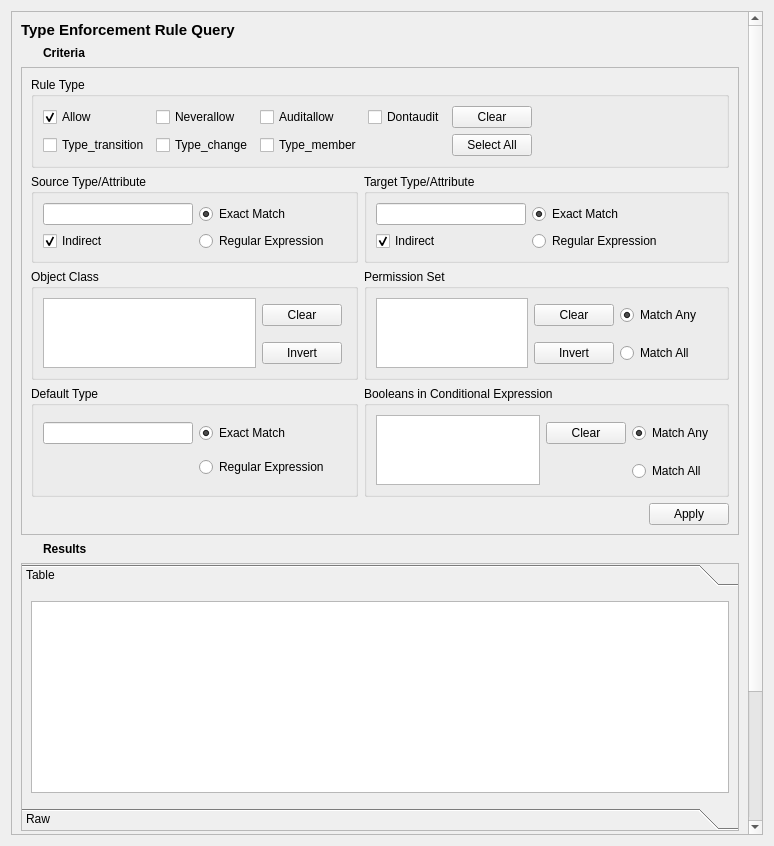
<?xml version="1.0" encoding="UTF-8"?>
<ui version="4.0">
 <class>TeRuleQueryTab</class>
 <widget class="QWidget" name="TeRuleQueryTab">
  <property name="geometry">
   <rect>
    <x>0</x>
    <y>0</y>
    <width>774</width>
    <height>846</height>
   </rect>
  </property>
  <property name="sizePolicy">
   <sizepolicy hsizetype="Preferred" vsizetype="Preferred">
    <horstretch>0</horstretch>
    <verstretch>0</verstretch>
   </sizepolicy>
  </property>
  <property name="windowTitle">
   <string>Form</string>
  </property>
  <layout class="QVBoxLayout" name="verticalLayout">
   <property name="sizeConstraint">
    <enum>QLayout::SetNoConstraint</enum>
   </property>
   <item>
    <widget class="QScrollArea" name="scrollArea">
     <property name="sizeAdjustPolicy">
      <enum>QAbstractScrollArea::AdjustToContents</enum>
     </property>
     <property name="widgetResizable">
      <bool>true</bool>
     </property>
     <widget class="QWidget" name="contents">
      <property name="geometry">
       <rect>
        <x>0</x>
        <y>0</y>
        <width>740</width>
        <height>981</height>
       </rect>
      </property>
      <property name="minimumSize">
       <size>
        <width>0</width>
        <height>0</height>
       </size>
      </property>
      <layout class="QGridLayout" name="gridLayout_9">
       <item row="4" column="0" colspan="2">
        <widget class="QToolBox" name="results_frame">
         <property name="sizePolicy">
          <sizepolicy hsizetype="Preferred" vsizetype="MinimumExpanding">
           <horstretch>0</horstretch>
           <verstretch>0</verstretch>
          </sizepolicy>
         </property>
         <property name="frameShape">
          <enum>QFrame::StyledPanel</enum>
         </property>
         <property name="currentIndex">
          <number>0</number>
         </property>
         <widget class="QWidget" name="page">
          <property name="geometry">
           <rect>
            <x>0</x>
            <y>0</y>
            <width>720</width>
            <height>210</height>
           </rect>
          </property>
          <attribute name="label">
           <string>Table</string>
          </attribute>
          <layout class="QVBoxLayout" name="verticalLayout_3">
           <item>
            <widget class="QTableView" name="table_results">
             <property name="sizeAdjustPolicy">
              <enum>QAbstractScrollArea::AdjustIgnored</enum>
             </property>
             <property name="alternatingRowColors">
              <bool>true</bool>
             </property>
             <property name="sortingEnabled">
              <bool>true</bool>
             </property>
            </widget>
           </item>
          </layout>
         </widget>
         <widget class="QWidget" name="page_2">
          <property name="geometry">
           <rect>
            <x>0</x>
            <y>0</y>
            <width>720</width>
            <height>210</height>
           </rect>
          </property>
          <attribute name="label">
           <string>Raw</string>
          </attribute>
          <layout class="QVBoxLayout" name="verticalLayout_2">
           <item>
            <widget class="QPlainTextEdit" name="raw_results">
             <property name="minimumSize">
              <size>
               <width>0</width>
               <height>0</height>
              </size>
             </property>
             <property name="font">
              <font>
               <family>Monospace</family>
              </font>
             </property>
             <property name="documentTitle">
              <string/>
             </property>
             <property name="lineWrapMode">
              <enum>QPlainTextEdit::NoWrap</enum>
             </property>
             <property name="readOnly">
              <bool>true</bool>
             </property>
            </widget>
           </item>
          </layout>
         </widget>
        </widget>
       </item>
       <item row="5" column="0">
        <widget class="QPushButton" name="notes_expander">
         <property name="sizePolicy">
          <sizepolicy hsizetype="Fixed" vsizetype="Fixed">
           <horstretch>0</horstretch>
           <verstretch>0</verstretch>
          </sizepolicy>
         </property>
         <property name="minimumSize">
          <size>
           <width>16</width>
           <height>16</height>
          </size>
         </property>
         <property name="maximumSize">
          <size>
           <width>16</width>
           <height>16</height>
          </size>
         </property>
         <property name="focusPolicy">
          <enum>Qt::TabFocus</enum>
         </property>
         <property name="styleSheet">
          <string notr="true">QPushButton:flat {   border: none; }</string>
         </property>
         <property name="text">
          <string/>
         </property>
         <property name="icon">
          <iconset>
           <normaloff>icons/expand_inactive.png</normaloff>
           <normalon>icons/expand_active.png</normalon>icons/expand_inactive.png</iconset>
         </property>
         <property name="iconSize">
          <size>
           <width>16</width>
           <height>16</height>
          </size>
         </property>
         <property name="checkable">
          <bool>true</bool>
         </property>
         <property name="checked">
          <bool>false</bool>
         </property>
         <property name="flat">
          <bool>true</bool>
         </property>
        </widget>
       </item>
       <item row="3" column="0">
        <widget class="QPushButton" name="results_expander">
         <property name="sizePolicy">
          <sizepolicy hsizetype="Fixed" vsizetype="Fixed">
           <horstretch>0</horstretch>
           <verstretch>0</verstretch>
          </sizepolicy>
         </property>
         <property name="minimumSize">
          <size>
           <width>16</width>
           <height>16</height>
          </size>
         </property>
         <property name="maximumSize">
          <size>
           <width>16</width>
           <height>16</height>
          </size>
         </property>
         <property name="focusPolicy">
          <enum>Qt::TabFocus</enum>
         </property>
         <property name="styleSheet">
          <string notr="true">QPushButton:flat {   border: none; }</string>
         </property>
         <property name="text">
          <string/>
         </property>
         <property name="icon">
          <iconset>
           <normaloff>icons/expand_inactive.png</normaloff>
           <normalon>icons/expand_active.png</normalon>icons/expand_inactive.png</iconset>
         </property>
         <property name="iconSize">
          <size>
           <width>16</width>
           <height>16</height>
          </size>
         </property>
         <property name="checkable">
          <bool>true</bool>
         </property>
         <property name="checked">
          <bool>true</bool>
         </property>
         <property name="flat">
          <bool>true</bool>
         </property>
        </widget>
       </item>
       <item row="1" column="1">
        <widget class="QLabel" name="label_2">
         <property name="sizePolicy">
          <sizepolicy hsizetype="Preferred" vsizetype="Fixed">
           <horstretch>0</horstretch>
           <verstretch>0</verstretch>
          </sizepolicy>
         </property>
         <property name="font">
          <font>
           <weight>75</weight>
           <bold>true</bold>
          </font>
         </property>
         <property name="text">
          <string>Criteria</string>
         </property>
        </widget>
       </item>
       <item row="3" column="1">
        <widget class="QLabel" name="label_3">
         <property name="sizePolicy">
          <sizepolicy hsizetype="Preferred" vsizetype="Fixed">
           <horstretch>0</horstretch>
           <verstretch>0</verstretch>
          </sizepolicy>
         </property>
         <property name="font">
          <font>
           <weight>75</weight>
           <bold>true</bold>
          </font>
         </property>
         <property name="text">
          <string>Results</string>
         </property>
        </widget>
       </item>
       <item row="1" column="0">
        <widget class="QPushButton" name="criteria_expander">
         <property name="sizePolicy">
          <sizepolicy hsizetype="Fixed" vsizetype="Fixed">
           <horstretch>0</horstretch>
           <verstretch>0</verstretch>
          </sizepolicy>
         </property>
         <property name="minimumSize">
          <size>
           <width>16</width>
           <height>16</height>
          </size>
         </property>
         <property name="maximumSize">
          <size>
           <width>16</width>
           <height>16</height>
          </size>
         </property>
         <property name="focusPolicy">
          <enum>Qt::TabFocus</enum>
         </property>
         <property name="styleSheet">
          <string notr="true">QPushButton:flat {   border: none; }</string>
         </property>
         <property name="text">
          <string/>
         </property>
         <property name="icon">
          <iconset>
           <normaloff>icons/expand_inactive.png</normaloff>
           <normalon>icons/expand_active.png</normalon>icons/expand_inactive.png</iconset>
         </property>
         <property name="iconSize">
          <size>
           <width>16</width>
           <height>16</height>
          </size>
         </property>
         <property name="checkable">
          <bool>true</bool>
         </property>
         <property name="checked">
          <bool>true</bool>
         </property>
         <property name="flat">
          <bool>true</bool>
         </property>
        </widget>
       </item>
       <item row="5" column="1">
        <widget class="QLabel" name="label_4">
         <property name="sizePolicy">
          <sizepolicy hsizetype="Preferred" vsizetype="Fixed">
           <horstretch>0</horstretch>
           <verstretch>0</verstretch>
          </sizepolicy>
         </property>
         <property name="font">
          <font>
           <weight>75</weight>
           <bold>true</bold>
          </font>
         </property>
         <property name="text">
          <string>Notes</string>
         </property>
        </widget>
       </item>
       <item row="6" column="0" colspan="2">
        <widget class="QTextEdit" name="notes">
         <property name="minimumSize">
          <size>
           <width>0</width>
           <height>125</height>
          </size>
         </property>
         <property name="toolTip">
          <string>Optionally enter notes here about the query.</string>
         </property>
        </widget>
       </item>
       <item row="0" column="0" colspan="2">
        <widget class="QLabel" name="label">
         <property name="sizePolicy">
          <sizepolicy hsizetype="Preferred" vsizetype="Fixed">
           <horstretch>0</horstretch>
           <verstretch>0</verstretch>
          </sizepolicy>
         </property>
         <property name="maximumSize">
          <size>
           <width>16777215</width>
           <height>20</height>
          </size>
         </property>
         <property name="font">
          <font>
           <pointsize>11</pointsize>
           <weight>75</weight>
           <bold>true</bold>
          </font>
         </property>
         <property name="text">
          <string>Type Enforcement Rule Query</string>
         </property>
        </widget>
       </item>
       <item row="2" column="0" colspan="2">
        <widget class="QFrame" name="criteria_frame">
         <property name="maximumSize">
          <size>
           <width>16777215</width>
           <height>16777215</height>
          </size>
         </property>
         <property name="frameShape">
          <enum>QFrame::StyledPanel</enum>
         </property>
         <property name="frameShadow">
          <enum>QFrame::Raised</enum>
         </property>
         <layout class="QGridLayout" name="gridLayout_3">
          <item row="1" column="1">
           <widget class="QGroupBox" name="target_criteria">
            <property name="maximumSize">
             <size>
              <width>16777215</width>
              <height>100</height>
             </size>
            </property>
            <property name="title">
             <string>Target Type/Attribute</string>
            </property>
            <layout class="QGridLayout" name="gridLayout_5">
             <item row="1" column="2">
              <widget class="QRadioButton" name="target_regex">
               <property name="text">
                <string>Regular Expression</string>
               </property>
              </widget>
             </item>
             <item row="0" column="2">
              <widget class="QRadioButton" name="target_exact">
               <property name="text">
                <string>Exact Match</string>
               </property>
               <property name="checked">
                <bool>true</bool>
               </property>
              </widget>
             </item>
             <item row="0" column="1">
              <widget class="QLineEdit" name="target">
               <property name="sizePolicy">
                <sizepolicy hsizetype="Expanding" vsizetype="Fixed">
                 <horstretch>0</horstretch>
                 <verstretch>0</verstretch>
                </sizepolicy>
               </property>
               <property name="minimumSize">
                <size>
                 <width>150</width>
                 <height>0</height>
                </size>
               </property>
               <property name="maximumSize">
                <size>
                 <width>200</width>
                 <height>16777215</height>
                </size>
               </property>
              </widget>
             </item>
             <item row="1" column="1">
              <widget class="QCheckBox" name="target_indirect">
               <property name="toolTip">
                <string>If the rule target is an attribute, indirect will match the criteria against the contents of the attribute, rather than the attribute itself.</string>
               </property>
               <property name="text">
                <string>Indirect</string>
               </property>
               <property name="checked">
                <bool>true</bool>
               </property>
              </widget>
             </item>
             <item row="0" column="3">
              <spacer name="horizontalSpacer_3">
               <property name="orientation">
                <enum>Qt::Horizontal</enum>
               </property>
               <property name="sizeHint" stdset="0">
                <size>
                 <width>113</width>
                 <height>20</height>
                </size>
               </property>
              </spacer>
             </item>
            </layout>
           </widget>
          </item>
          <item row="0" column="0" colspan="2">
           <widget class="QGroupBox" name="ruletype_criteria">
            <property name="sizePolicy">
             <sizepolicy hsizetype="Preferred" vsizetype="Preferred">
              <horstretch>0</horstretch>
              <verstretch>0</verstretch>
             </sizepolicy>
            </property>
            <property name="maximumSize">
             <size>
              <width>16777215</width>
              <height>150</height>
             </size>
            </property>
            <property name="title">
             <string>Rule Type</string>
            </property>
            <layout class="QGridLayout" name="gridLayout">
             <item row="1" column="6">
              <widget class="QPushButton" name="all_ruletypes">
               <property name="text">
                <string>Select All</string>
               </property>
              </widget>
             </item>
             <item row="0" column="2">
              <widget class="QCheckBox" name="auditallow">
               <property name="text">
                <string>Auditallow</string>
               </property>
              </widget>
             </item>
             <item row="0" column="3">
              <widget class="QCheckBox" name="dontaudit">
               <property name="text">
                <string>Dontaudit</string>
               </property>
              </widget>
             </item>
             <item row="1" column="0">
              <widget class="QCheckBox" name="type_transition">
               <property name="text">
                <string>Type_transition</string>
               </property>
              </widget>
             </item>
             <item row="1" column="1">
              <widget class="QCheckBox" name="type_change">
               <property name="text">
                <string>Type_change</string>
               </property>
              </widget>
             </item>
             <item row="0" column="7">
              <spacer name="horizontalSpacer">
               <property name="orientation">
                <enum>Qt::Horizontal</enum>
               </property>
               <property name="sizeHint" stdset="0">
                <size>
                 <width>40</width>
                 <height>20</height>
                </size>
               </property>
              </spacer>
             </item>
             <item row="0" column="0">
              <widget class="QCheckBox" name="allow">
               <property name="text">
                <string>Allow</string>
               </property>
               <property name="checked">
                <bool>true</bool>
               </property>
              </widget>
             </item>
             <item row="1" column="2">
              <widget class="QCheckBox" name="type_member">
               <property name="text">
                <string>Type_member</string>
               </property>
              </widget>
             </item>
             <item row="0" column="1">
              <widget class="QCheckBox" name="neverallow">
               <property name="text">
                <string>Neverallow</string>
               </property>
              </widget>
             </item>
             <item row="0" column="6">
              <widget class="QPushButton" name="clear_ruletypes">
               <property name="text">
                <string>Clear</string>
               </property>
               <property name="checkable">
                <bool>false</bool>
               </property>
              </widget>
             </item>
            </layout>
           </widget>
          </item>
          <item row="4" column="0">
           <widget class="QGroupBox" name="default_criteria">
            <property name="title">
             <string>Default Type</string>
            </property>
            <layout class="QGridLayout" name="gridLayout_4">
             <item row="1" column="1">
              <widget class="QRadioButton" name="default_regex">
               <property name="text">
                <string>Regular Expression</string>
               </property>
              </widget>
             </item>
             <item row="0" column="1">
              <widget class="QRadioButton" name="default_exact">
               <property name="text">
                <string>Exact Match</string>
               </property>
               <property name="checked">
                <bool>true</bool>
               </property>
              </widget>
             </item>
             <item row="0" column="0">
              <widget class="QLineEdit" name="default_type">
               <property name="sizePolicy">
                <sizepolicy hsizetype="Expanding" vsizetype="Fixed">
                 <horstretch>0</horstretch>
                 <verstretch>0</verstretch>
                </sizepolicy>
               </property>
               <property name="minimumSize">
                <size>
                 <width>150</width>
                 <height>0</height>
                </size>
               </property>
               <property name="maximumSize">
                <size>
                 <width>200</width>
                 <height>16777215</height>
                </size>
               </property>
              </widget>
             </item>
             <item row="0" column="2">
              <spacer name="horizontalSpacer_6">
               <property name="orientation">
                <enum>Qt::Horizontal</enum>
               </property>
               <property name="sizeHint" stdset="0">
                <size>
                 <width>40</width>
                 <height>20</height>
                </size>
               </property>
              </spacer>
             </item>
            </layout>
           </widget>
          </item>
          <item row="2" column="1">
           <widget class="QGroupBox" name="perms_criteria">
            <property name="title">
             <string>Permission Set</string>
            </property>
            <layout class="QGridLayout" name="gridLayout_6">
             <item row="1" column="3">
              <widget class="QRadioButton" name="perms_equal">
               <property name="toolTip">
                <string>A matching rule will have all of the selected permissions.</string>
               </property>
               <property name="text">
                <string>Match All</string>
               </property>
              </widget>
             </item>
             <item row="1" column="2">
              <widget class="QPushButton" name="invert_perms">
               <property name="text">
                <string>Invert</string>
               </property>
              </widget>
             </item>
             <item row="0" column="0" rowspan="2" colspan="2">
              <widget class="QListView" name="perms">
               <property name="sizePolicy">
                <sizepolicy hsizetype="Expanding" vsizetype="Expanding">
                 <horstretch>0</horstretch>
                 <verstretch>0</verstretch>
                </sizepolicy>
               </property>
               <property name="maximumSize">
                <size>
                 <width>200</width>
                 <height>16777215</height>
                </size>
               </property>
               <property name="toolTip">
                <string>The list of permissions common to selected object classes.</string>
               </property>
               <property name="selectionMode">
                <enum>QAbstractItemView::MultiSelection</enum>
               </property>
              </widget>
             </item>
             <item row="0" column="2">
              <widget class="QPushButton" name="clear_perms">
               <property name="text">
                <string>Clear</string>
               </property>
              </widget>
             </item>
             <item row="0" column="4">
              <spacer name="horizontalSpacer_5">
               <property name="orientation">
                <enum>Qt::Horizontal</enum>
               </property>
               <property name="sizeHint" stdset="0">
                <size>
                 <width>40</width>
                 <height>20</height>
                </size>
               </property>
              </spacer>
             </item>
             <item row="0" column="3">
              <widget class="QRadioButton" name="perms_any">
               <property name="toolTip">
                <string>A matching rule will have at least one of the selected permissions.</string>
               </property>
               <property name="text">
                <string>Match Any</string>
               </property>
               <property name="checked">
                <bool>true</bool>
               </property>
              </widget>
             </item>
            </layout>
           </widget>
          </item>
          <item row="1" column="0">
           <widget class="QGroupBox" name="source_criteria">
            <property name="maximumSize">
             <size>
              <width>16777215</width>
              <height>100</height>
             </size>
            </property>
            <property name="title">
             <string>Source Type/Attribute</string>
            </property>
            <layout class="QGridLayout" name="gridLayout_2">
             <item row="1" column="0">
              <widget class="QCheckBox" name="source_indirect">
               <property name="toolTip">
                <string>If the rule source is an attribute, indirect will match the criteria against the contents of the attribute, rather than the attribute itself.</string>
               </property>
               <property name="text">
                <string>Indirect</string>
               </property>
               <property name="checked">
                <bool>true</bool>
               </property>
              </widget>
             </item>
             <item row="0" column="3">
              <spacer name="horizontalSpacer_2">
               <property name="orientation">
                <enum>Qt::Horizontal</enum>
               </property>
               <property name="sizeHint" stdset="0">
                <size>
                 <width>40</width>
                 <height>20</height>
                </size>
               </property>
              </spacer>
             </item>
             <item row="0" column="0">
              <widget class="QLineEdit" name="source">
               <property name="sizePolicy">
                <sizepolicy hsizetype="Expanding" vsizetype="Fixed">
                 <horstretch>0</horstretch>
                 <verstretch>0</verstretch>
                </sizepolicy>
               </property>
               <property name="minimumSize">
                <size>
                 <width>150</width>
                 <height>0</height>
                </size>
               </property>
               <property name="maximumSize">
                <size>
                 <width>200</width>
                 <height>16777215</height>
                </size>
               </property>
              </widget>
             </item>
             <item row="1" column="1">
              <widget class="QRadioButton" name="source_regex">
               <property name="text">
                <string>Regular Expression</string>
               </property>
              </widget>
             </item>
             <item row="0" column="1">
              <widget class="QRadioButton" name="source_exact">
               <property name="text">
                <string>Exact Match</string>
               </property>
               <property name="checked">
                <bool>true</bool>
               </property>
              </widget>
             </item>
            </layout>
           </widget>
          </item>
          <item row="2" column="0">
           <widget class="QGroupBox" name="class_criteria">
            <property name="title">
             <string>Object Class</string>
            </property>
            <layout class="QGridLayout" name="gridLayout_7">
             <item row="0" column="2">
              <spacer name="horizontalSpacer_4">
               <property name="orientation">
                <enum>Qt::Horizontal</enum>
               </property>
               <property name="sizeHint" stdset="0">
                <size>
                 <width>40</width>
                 <height>20</height>
                </size>
               </property>
              </spacer>
             </item>
             <item row="0" column="0" rowspan="2">
              <widget class="QListView" name="tclass">
               <property name="sizePolicy">
                <sizepolicy hsizetype="Expanding" vsizetype="Expanding">
                 <horstretch>0</horstretch>
                 <verstretch>0</verstretch>
                </sizepolicy>
               </property>
               <property name="minimumSize">
                <size>
                 <width>213</width>
                 <height>0</height>
                </size>
               </property>
               <property name="maximumSize">
                <size>
                 <width>250</width>
                 <height>16777215</height>
                </size>
               </property>
               <property name="selectionMode">
                <enum>QAbstractItemView::MultiSelection</enum>
               </property>
              </widget>
             </item>
             <item row="0" column="1">
              <widget class="QPushButton" name="clear_class">
               <property name="text">
                <string>Clear</string>
               </property>
              </widget>
             </item>
             <item row="1" column="1">
              <widget class="QPushButton" name="invert_class">
               <property name="text">
                <string>Invert</string>
               </property>
              </widget>
             </item>
            </layout>
           </widget>
          </item>
          <item row="4" column="1">
           <widget class="QGroupBox" name="booleans_criteria">
            <property name="title">
             <string>Booleans in Conditional Expression</string>
            </property>
            <layout class="QGridLayout" name="gridLayout_8">
             <item row="0" column="0" rowspan="2">
              <widget class="QListView" name="bool_criteria">
               <property name="sizePolicy">
                <sizepolicy hsizetype="Expanding" vsizetype="Expanding">
                 <horstretch>0</horstretch>
                 <verstretch>0</verstretch>
                </sizepolicy>
               </property>
               <property name="maximumSize">
                <size>
                 <width>200</width>
                 <height>16777215</height>
                </size>
               </property>
               <property name="toolTip">
                <string>Booleans used in the rule's conditional expression.</string>
               </property>
               <property name="selectionMode">
                <enum>QAbstractItemView::MultiSelection</enum>
               </property>
              </widget>
             </item>
             <item row="0" column="3">
              <widget class="QRadioButton" name="bools_any">
               <property name="toolTip">
                <string>A matching rule will have at least one of the selected Booleans in its conditional expression..</string>
               </property>
               <property name="text">
                <string>Match Any</string>
               </property>
               <property name="checked">
                <bool>true</bool>
               </property>
              </widget>
             </item>
             <item row="1" column="3">
              <widget class="QRadioButton" name="bools_equal">
               <property name="toolTip">
                <string>A matching rule will have all of the selected Booleans in its conditional expression..</string>
               </property>
               <property name="text">
                <string>Match All</string>
               </property>
              </widget>
             </item>
             <item row="0" column="2">
              <widget class="QPushButton" name="clear_bools">
               <property name="text">
                <string>Clear</string>
               </property>
              </widget>
             </item>
             <item row="0" column="4">
              <spacer name="horizontalSpacer_7">
               <property name="orientation">
                <enum>Qt::Horizontal</enum>
               </property>
               <property name="sizeHint" stdset="0">
                <size>
                 <width>40</width>
                 <height>20</height>
                </size>
               </property>
              </spacer>
             </item>
            </layout>
           </widget>
          </item>
          <item row="5" column="1">
           <widget class="QDialogButtonBox" name="buttonBox">
            <property name="standardButtons">
             <set>QDialogButtonBox::Apply</set>
            </property>
           </widget>
          </item>
         </layout>
         <zorder>ruletype_criteria</zorder>
         <zorder>source_criteria</zorder>
         <zorder>target_criteria</zorder>
         <zorder>class_criteria</zorder>
         <zorder>perms_criteria</zorder>
         <zorder>default_criteria</zorder>
         <zorder>booleans_criteria</zorder>
         <zorder>buttonBox</zorder>
        </widget>
       </item>
      </layout>
     </widget>
    </widget>
   </item>
  </layout>
 </widget>
 <tabstops>
  <tabstop>scrollArea</tabstop>
  <tabstop>criteria_expander</tabstop>
  <tabstop>allow</tabstop>
  <tabstop>neverallow</tabstop>
  <tabstop>auditallow</tabstop>
  <tabstop>dontaudit</tabstop>
  <tabstop>type_transition</tabstop>
  <tabstop>type_change</tabstop>
  <tabstop>type_member</tabstop>
  <tabstop>clear_ruletypes</tabstop>
  <tabstop>all_ruletypes</tabstop>
  <tabstop>source</tabstop>
  <tabstop>source_indirect</tabstop>
  <tabstop>source_exact</tabstop>
  <tabstop>source_regex</tabstop>
  <tabstop>target</tabstop>
  <tabstop>target_indirect</tabstop>
  <tabstop>target_exact</tabstop>
  <tabstop>target_regex</tabstop>
  <tabstop>tclass</tabstop>
  <tabstop>clear_class</tabstop>
  <tabstop>invert_class</tabstop>
  <tabstop>perms</tabstop>
  <tabstop>clear_perms</tabstop>
  <tabstop>invert_perms</tabstop>
  <tabstop>perms_any</tabstop>
  <tabstop>perms_equal</tabstop>
  <tabstop>default_type</tabstop>
  <tabstop>default_exact</tabstop>
  <tabstop>default_regex</tabstop>
  <tabstop>bool_criteria</tabstop>
  <tabstop>clear_bools</tabstop>
  <tabstop>bools_any</tabstop>
  <tabstop>bools_equal</tabstop>
  <tabstop>results_expander</tabstop>
  <tabstop>table_results</tabstop>
  <tabstop>raw_results</tabstop>
  <tabstop>notes_expander</tabstop>
  <tabstop>notes</tabstop>
 </tabstops>
 <resources/>
 <connections/>
</ui>
